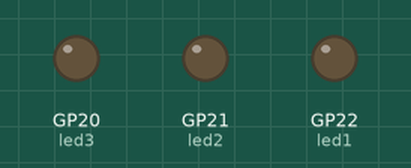
This program was run on a simulated Raspberry Pi Pico running MicroPython. Parts: output pins drawn as LEDs (lit = HIGH).

Above: at 0.5 s.
At 1.5 s:
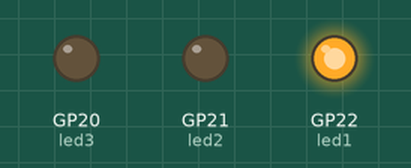
At 2.5 s:
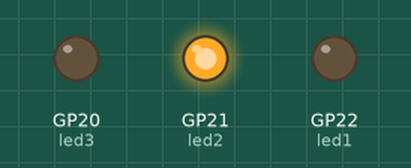
At 3.5 s:
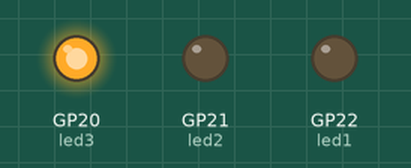
Timing chart, 0 to 5.2 s (numbered marks = the images above):
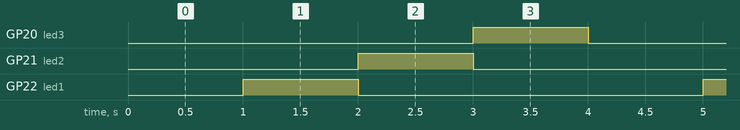

The program:

week1_task1.py
```python
# Write a code that turns the protoboard’s LEDs on and off in sequence. Switch the values every second.

from machine import Pin
import time

led3= Pin(20, Pin.OUT)
led2 = Pin(21, Pin.OUT)
led1 = Pin(22, Pin.OUT)

while True:
    led3.value(0)
    led2.value(0)
    led1.value(0)
    time.sleep(1)

    led3.value(0)
    led2.value(0)
    led1.value(1)
    time.sleep(1)

    led3.value(0)
    led2.value(1)
    led1.value(0)
    time.sleep(1)

    led3.value(1)
    led2.value(0)
    led1.value(0)
    time.sleep(1)
```

Measured:
- by itself, GP20 (led3), GP21 (led2), GP22 (led1): alternates HIGH for 1.0 s and LOW for 3.0 s
- by itself, everything shown: repeats every 4.0 s, in 4 steps
